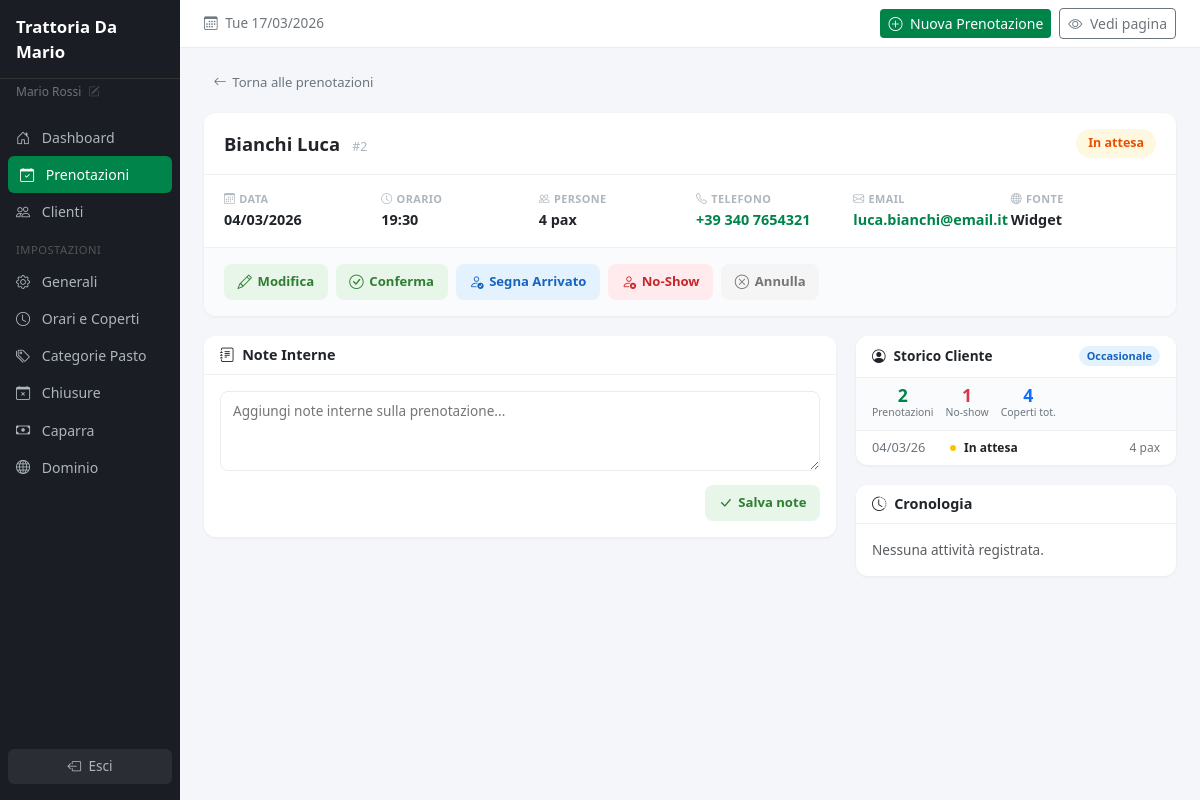
The app's page /dashboard/reservations/2 (signed in) with its own data.
### tables this page shows
CREATE TABLE IF NOT EXISTS `tenants` (
    `id`                    INT UNSIGNED AUTO_INCREMENT PRIMARY KEY,
    `slug`                  VARCHAR(100) NOT NULL UNIQUE,
    `name`                  VARCHAR(255) NOT NULL,
    `email`                 VARCHAR(255) NOT NULL,
    `phone`                 VARCHAR(30) DEFAULT NULL,
    `address`               VARCHAR(500) DEFAULT NULL,
    `logo_url`              VARCHAR(500) DEFAULT NULL,
    `custom_domain`         VARCHAR(255) DEFAULT NULL UNIQUE,
    `domain_status`         ENUM('none','dns_pending','linked') NOT NULL DEFAULT 'none',
    `cname_target`          VARCHAR(255) DEFAULT NULL,
    `plan`                  ENUM('base','deposit','custom') NOT NULL DEFAULT 'base',
    `plan_price`            DECIMAL(8,2) NOT NULL DEFAULT 49.00,
    `stripe_account_id`     VARCHAR(255) DEFAULT NULL,
    `deposit_enabled`       TINYINT(1) NOT NULL DEFAULT 0,
    `deposit_amount`        DECIMAL(8,2) DEFAULT NULL,
    `cancellation_policy`   TEXT DEFAULT NULL,
    `table_duration`        INT UNSIGNED NOT NULL DEFAULT 90,
    `time_step`             INT UNSIGNED NOT NULL DEFAULT 30,
    `booking_advance_min`   INT UNSIGNED NOT NULL DEFAULT 0,
    `booking_advance_max`   INT UNSIGNED NOT NULL DEFAULT 60,
    `timezone`              VARCHAR(50) NOT NULL DEFAULT 'Europe/Rome',
    `is_active`             TINYINT(1) NOT NULL DEFAULT 0,
    `created_at`            DATETIME NOT NULL DEFAULT CURRENT_TIMESTAMP,
    `updated_at`            DATETIME NOT NULL DEFAULT CURRENT_TIMESTAMP ON UPDATE CURRENT_TIMESTAMP,

    INDEX `idx_slug` (`slug`),
    INDEX `idx_custom_domain` (`custom_domain`),
    INDEX `idx_is_active` (`is_active`)
);

CREATE TABLE IF NOT EXISTS `reservations` (
    `id`                    INT UNSIGNED AUTO_INCREMENT PRIMARY KEY,
    `tenant_id`             INT UNSIGNED NOT NULL,
    `customer_id`           INT UNSIGNED NOT NULL,
    `reservation_date`      DATE NOT NULL,
    `reservation_time`      TIME NOT NULL,
    `party_size`            TINYINT UNSIGNED NOT NULL,
    `status`                ENUM('confirmed','pending','arrived','noshow','cancelled') NOT NULL DEFAULT 'pending',
    `deposit_required`      TINYINT(1) NOT NULL DEFAULT 0,
    `deposit_amount`        DECIMAL(8,2) DEFAULT NULL,
    `deposit_paid`          TINYINT(1) NOT NULL DEFAULT 0,
    `stripe_payment_id`     VARCHAR(255) DEFAULT NULL,
    `internal_notes`        TEXT DEFAULT NULL,
    `cancellation_reason`   VARCHAR(500) DEFAULT NULL,
    `cancelled_at`          DATETIME DEFAULT NULL,
    `source`                ENUM('widget','dashboard','phone','walkin') NOT NULL DEFAULT 'widget',
    `created_at`            DATETIME NOT NULL DEFAULT CURRENT_TIMESTAMP,
    `updated_at`            DATETIME NOT NULL DEFAULT CURRENT_TIMESTAMP ON UPDATE CURRENT_TIMESTAMP,

    INDEX `idx_tenant_date` (`tenant_id`, `reservation_date`),
    INDEX `idx_tenant_status` (`tenant_id`, `status`),
    INDEX `idx_customer_id` (`customer_id`),
    INDEX `idx_date_time` (`reservation_date`, `reservation_time`),
    FOREIGN KEY (`tenant_id`) REFERENCES `tenants`(`id`) ON DELETE CASCADE,
    FOREIGN KEY (`customer_id`) REFERENCES `customers`(`id`) ON DELETE CASCADE
);

CREATE TABLE IF NOT EXISTS `customers` (
    `id`                INT UNSIGNED AUTO_INCREMENT PRIMARY KEY,
    `tenant_id`         INT UNSIGNED NOT NULL,
    `first_name`        VARCHAR(100) NOT NULL,
    `last_name`         VARCHAR(100) NOT NULL,
    `email`             VARCHAR(255) NOT NULL,
    `phone`             VARCHAR(30) NOT NULL,
    `total_bookings`    INT UNSIGNED NOT NULL DEFAULT 0,
    `total_noshow`      INT UNSIGNED NOT NULL DEFAULT 0,
    `notes`             TEXT DEFAULT NULL,
    `is_blocked`        TINYINT(1) NOT NULL DEFAULT 0,
    `blocked_at`        DATETIME DEFAULT NULL,
    `created_at`        DATETIME NOT NULL DEFAULT CURRENT_TIMESTAMP,
    `updated_at`        DATETIME NOT NULL DEFAULT CURRENT_TIMESTAMP ON UPDATE CURRENT_TIMESTAMP,

    UNIQUE KEY `uk_tenant_email` (`tenant_id`, `email`),
    INDEX `idx_tenant_id` (`tenant_id`),
    INDEX `idx_phone` (`phone`),
    FOREIGN KEY (`tenant_id`) REFERENCES `tenants`(`id`) ON DELETE CASCADE
);

### views/dashboard/reservations/show.php (the view, shortened to what the rows shown need)
<?php
$bookings = (int)$reservation['total_bookings'];
if ($bookings >= 10) { $segment = 'vip'; $segmentLabel = 'VIP'; }
elseif ($bookings >= 4) { $segment = 'abituale'; $segmentLabel = 'Abituale'; }
elseif ($bookings >= 2) { $segment = 'occasionale'; $segmentLabel = 'Occasionale'; }
else { $segment = 'nuovo'; $segmentLabel = 'Nuovo'; }
$totalHistoryCovers = 0;
foreach ($history as $h) {
    $totalHistoryCovers += (int)$h['party_size'];
}
$sourceLabels = ['phone' => 'Telefono', 'walkin' => 'Walk-in', 'widget' => 'Widget', 'altro' => 'Altro'];
$sourceLabel = $sourceLabels[$reservation['source']] ?? ucfirst($reservation['source']);
?>
<div class="page-back">
    <a href="<?= url('dashboard/reservations?date=' . $reservation['reservation_date']) ?>">
        <i class="bi bi-arrow-left"></i> Torna alle prenotazioni
    </a>
</div>
<div class="hero-card">
    <div class="hero-top">
        <div>
            <span class="hero-name"><?= e($reservation['first_name'] . ' ' . $reservation['last_name']) ?></span>
            <span class="hero-id">#<?= (int)$reservation['id'] ?></span>
        </div>
        <span class="status-badge <?= e($reservation['status']) ?>"><?= status_label($reservation['status']) ?></span>
    </div>
    <div class="hero-details">
        <div>
            <div class="detail-label"><i class="bi bi-calendar3 me-1"></i>Data</div>
            <div class="detail-value"><?= format_date($reservation['reservation_date'], 'd/m/Y') ?></div>
        </div>
        <div>
            <div class="detail-label"><i class="bi bi-clock me-1"></i>Orario</div>
            <div class="detail-value"><?= format_time($reservation['reservation_time']) ?></div>
        </div>
        <div>
            <div class="detail-label"><i class="bi bi-people me-1"></i>Persone</div>
            <div class="detail-value"><?= (int)$reservation['party_size'] ?> pax</div>
        </div>
        <div>
            <div class="detail-label"><i class="bi bi-telephone me-1"></i>Telefono</div>
            <div class="detail-value"><a href="tel:<?= e($reservation['phone']) ?>"><?= e($reservation['phone']) ?></a></div>
        </div>
        <div>
            <div class="detail-label"><i class="bi bi-envelope me-1"></i>Email</div>
            <div class="detail-value"><a href="mailto:<?= e($reservation['email']) ?>"><?= e($reservation['email']) ?></a></div>
        </div>
        <div>
            <div class="detail-label"><i class="bi bi-globe me-1"></i>Fonte</div>
            <div class="detail-value"><?= e($sourceLabel) ?></div>
        </div>
    </div>
    <?php if (!in_array($reservation['status'], ['cancelled', 'noshow'])): ?>
    <div class="actions-bar">
        <?php if ($reservation['status'] !== 'arrived'): ?>
        <a href="<?= url("dashboard/reservations/{$reservation['id']}/edit") ?>" class="btn-action btn-act-edit">
            <i class="bi bi-pencil"></i> Modifica
        </a>
        <?php endif; ?>
        <?php if ($reservation['status'] === 'pending'): ?>
        <form method="POST" action="<?= url("dashboard/reservations/{$reservation['id']}/status") ?>" class="d-inline">
            <button type="submit" class="btn-action btn-act-confirm"><i class="bi bi-check-circle"></i> Conferma</button>
        </form>
        <?php endif; ?>
        <?php if (in_array($reservation['status'], ['confirmed', 'pending'])): ?>
        <form method="POST" action="<?= url("dashboard/reservations/{$reservation['id']}/status") ?>" class="d-inline">
            <button type="submit" class="btn-action btn-act-arrived"><i class="bi bi-person-check"></i> Segna Arrivato</button>
        </form>
        <form method="POST" action="<?= url("dashboard/reservations/{$reservation['id']}/status") ?>" class="d-inline">
            <button type="submit" class="btn-action btn-act-noshow"><i class="bi bi-person-x"></i> No-Show</button>
        </form>
        <form method="POST" action="<?= url("dashboard/reservations/{$reservation['id']}/status") ?>" class="d-inline" data-confirm="Sei sicuro di voler annullare?">
            <button type="submit" class="btn-action btn-act-cancel"><i class="bi bi-x-circle"></i> Annulla</button>
        </form>
        <?php endif; ?>
    </div>
    <?php endif; ?>
</div>
<div class="detail-grid">
    <div>
        <div class="card" style="margin-bottom:1.25rem;">
            <div class="card-header">
                <h6><i class="bi bi-journal-text me-1"></i> Note Interne</h6>
            </div>
            <div class="card-body">
                <form method="POST" action="<?= url("dashboard/reservations/{$reservation['id']}/notes") ?>">
                    <textarea class="notes-textarea" name="internal_notes" placeholder="Aggiungi note interne sulla prenotazione..."><?= e($reservation['internal_notes'] ?? '') ?></textarea>
                    <div style="margin-top:.5rem; text-align:right;">
                        <button type="submit" class="btn-action btn-act-edit" style="display:inline-flex;">
                            <i class="bi bi-check-lg"></i> Salva note
                        </button>
                    </div>
                </form>
            </div>
        </div>
    </div>
    <div>
        <div class="card" style="margin-bottom:1.25rem;">
            <div class="history-header">
                <h6><i class="bi bi-person-circle me-2"></i>Storico Cliente</h6>
                <span class="segment-badge <?= $segment ?>"><?= $segmentLabel ?></span>
            </div>
            <div class="history-stats">
                <div class="hs-item">
                    <div class="hs-num" style="color:var(--brand);"><?= $bookings ?></div>
                    <div class="hs-label">Prenotazioni</div>
                </div>
                <div class="hs-item">
                    <div class="hs-num" style="color:#dc3545;"><?= (int)$reservation['total_noshow'] ?></div>
                    <div class="hs-label">No-show</div>
                </div>
                <div class="hs-item">
                    <div class="hs-num" style="color:#0d6efd;"><?= $totalHistoryCovers ?></div>
                    <div class="hs-label">Coperti tot.</div>
                </div>
            </div>
            <?php if (!empty($history)): ?>
            <div class="history-list">
                <?php foreach (array_slice($history, 0, 8) as $h): ?>
                <div class="history-row">
                    <span class="h-date"><?= format_date($h['reservation_date'], 'd/m/y') ?></span>
                    <span class="h-dot <?= e($h['status']) ?>"></span>
                    <span class="h-status"><?= status_label($h['status']) ?></span>
                    <span class="h-pax"><?= (int)$h['party_size'] ?> pax</span>
                </div>
                <?php endforeach; ?>
            </div>
            <?php endif; ?>
        </div>
        <div class="card">
            <div class="card-header">
                <h6><i class="bi bi-clock-history me-1"></i> Cronologia</h6>
            </div>
            <?php if (empty($logs)): ?>
            <div class="card-body">
                <p class="text-muted mb-0" style="font-size:.85rem;">Nessuna attività registrata.</p>
            </div>
            <?php endif; ?>
        </div>
    </div>
</div>

### views/layouts/dashboard.php (shortened to what the rows shown need)
<!DOCTYPE html>
<html lang="it">
<head>
    <link href="https://cdn.jsdelivr.net/npm/bootstrap@5.3.3/dist/css/bootstrap.min.css" rel="stylesheet">
    <link href="https://cdn.jsdelivr.net/npm/bootstrap-icons@1.11.3/font/bootstrap-icons.min.css" rel="stylesheet">
    <link href="<?= asset('css/dashboard.css') ?>" rel="stylesheet">
</head>
<body>
    <div id="sidebar">
        <div class="sidebar-brand d-none d-md-block"><?= e(tenant()['name'] ?? env('APP_NAME', 'Evulery')) ?></div>
        <a href="<?= url('dashboard/profile') ?>" class="sidebar-user d-none d-md-block"><?= e(auth()['name'] ?? '') ?> <i class="bi bi-pencil-square" style="font-size:.7rem;opacity:.5;margin-left:.25rem;"></i></a>
        <nav style="padding:.5rem 0;">
            <ul class="nav flex-column">
                <li class="nav-item">
                    <a class="nav-link <?= ($activeMenu ?? '') === 'home' ? 'active' : '' ?>" href="<?= url('dashboard') ?>">
                        <i class="bi bi-house-door me-2"></i> Dashboard
                    </a>
                </li>
                <li class="nav-item">
                    <a class="nav-link <?= ($activeMenu ?? '') === 'reservations' ? 'active' : '' ?>" href="<?= url('dashboard/reservations') ?>">
                        <i class="bi bi-calendar-check me-2"></i> Prenotazioni
                    </a>
                </li>
                <li class="nav-item">
                    <a class="nav-link <?= ($activeMenu ?? '') === 'customers' ? 'active' : '' ?>" href="<?= url('dashboard/customers') ?>">
                        <i class="bi bi-people me-2"></i> Clienti
                    </a>
                </li>
                <li class="nav-item"><div class="sidebar-section">Impostazioni</div></li>
                <li class="nav-item">
                    <a class="nav-link <?= ($activeMenu ?? '') === 'settings' ? 'active' : '' ?>" href="<?= url('dashboard/settings') ?>">
                        <i class="bi bi-gear me-2"></i> Generali
                    </a>
                </li>
                <li class="nav-item">
                    <a class="nav-link <?= ($activeMenu ?? '') === 'slots' ? 'active' : '' ?>" href="<?= url('dashboard/settings/slots') ?>">
                        <i class="bi bi-clock me-2"></i> Orari e Coperti
                    </a>
                </li>
                <li class="nav-item">
                    <a class="nav-link <?= ($activeMenu ?? '') === 'meal-categories' ? 'active' : '' ?>" href="<?= url('dashboard/settings/meal-categories') ?>">
                        <i class="bi bi-tags me-2"></i> Categorie Pasto
                    </a>
                </li>
                <li class="nav-item">
                    <a class="nav-link <?= ($activeMenu ?? '') === 'closures' ? 'active' : '' ?>" href="<?= url('dashboard/settings/closures') ?>">
                        <i class="bi bi-calendar-x me-2"></i> Chiusure
                    </a>
                </li>
                <li class="nav-item">
                    <a class="nav-link <?= ($activeMenu ?? '') === 'deposit' ? 'active' : '' ?>" href="<?= url('dashboard/settings/deposit') ?>">
                        <i class="bi bi-cash me-2"></i> Caparra
                    </a>
                </li>
                <li class="nav-item">
                    <a class="nav-link <?= ($activeMenu ?? '') === 'domain' ? 'active' : '' ?>" href="<?= url('dashboard/settings/domain') ?>">
                        <i class="bi bi-globe me-2"></i> Dominio
                    </a>
                </li>
            </ul>
        </nav>
        <div class="sidebar-logout">
            <form method="POST" action="<?= url('auth/logout') ?>">
                <button type="submit" class="btn">
                    <i class="bi bi-box-arrow-left me-1"></i> Esci
                </button>
            </form>
        </div>
    </div>
    <div id="main-content">
        <div class="top-bar d-none d-md-flex">
            <span class="top-bar-date">
                <i class="bi bi-calendar3 me-1"></i> <?= format_date(date('Y-m-d'), 'D d/m/Y') ?>
            </span>
            <div class="d-flex align-items-center gap-2">
                <a href="<?= url('dashboard/reservations/create') ?>" class="btn btn-brand btn-sm btn-nuova-desktop">
                    <i class="bi bi-plus-circle me-1"></i> Nuova Prenotazione
                </a>
                <a href="<?= url(tenant()['slug'] ?? '') ?>" target="_blank" class="btn btn-outline-secondary btn-sm">
                    <i class="bi bi-eye me-1"></i> Vedi pagina
                </a>
            </div>
        </div>
        <div class="page-body">
            <?= $content ?>
        </div>
    </div>
</body>
</html>

### records on screen
tenants: name "Trattoria Da Mario"
reservations: customer.last_name "Bianchi Luca", id "2", status "In attesa", reservation_date "04/03/2026", reservation_time "19:30", party_size "4", customer.phone "+39 340 7654321", customer.email "luca.bianchi@email.it", source "Widget", customer.total_bookings "Occasionale", customer.total_bookings "2", customer.total_noshow "1", reservation_date "04/03/26"

### other values on screen
auth()['name'] "Mario Rossi"
$totalHistoryCovers "4"
